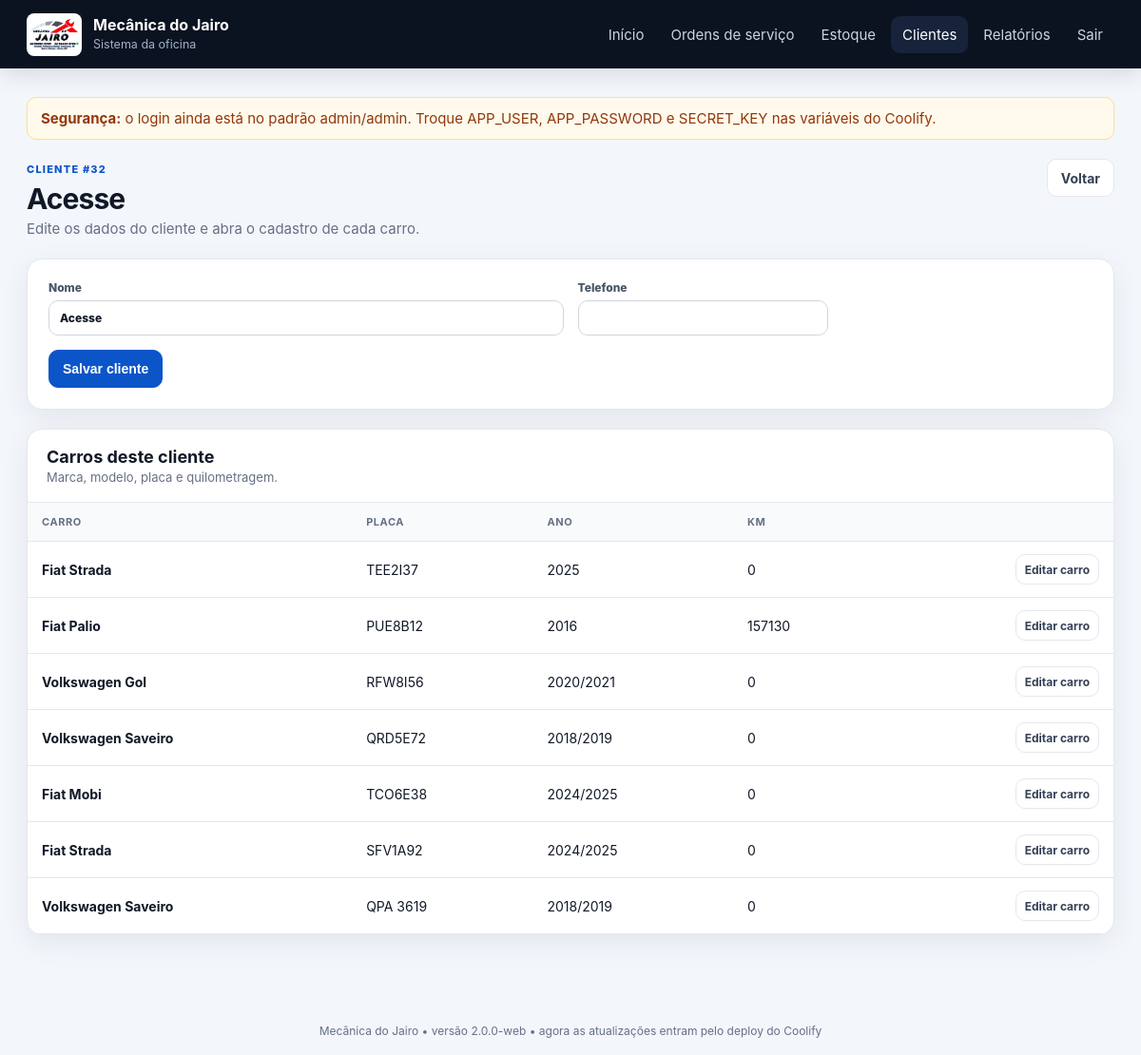
Screenshot of /clientes/32/editar (signed in) with the database file from the repository.
### tables this page shows
CREATE TABLE clientes (
                    id INTEGER PRIMARY KEY AUTOINCREMENT,
                    nome TEXT NOT NULL,
                    telefone TEXT
                );

CREATE TABLE veiculos (
                    id INTEGER PRIMARY KEY AUTOINCREMENT,
                    cliente_id INTEGER NOT NULL,
                    marca TEXT,
                    modelo TEXT,
                    placa TEXT UNIQUE,
                    ano TEXT,
                    km_atual INTEGER DEFAULT 0, km_troca_corr INTEGER DEFAULT 0, km_corr_trocada INTEGER DEFAULT 0, km_corr_proxima INTEGER DEFAULT 0,
                    FOREIGN KEY (cliente_id) REFERENCES clientes(id)
                );

### app.py (the view, shortened to what this page needs)
    @app.route("/clientes/<int:cliente_id>/editar", methods=["GET", "POST"])
    @login_required
    def cliente_editar(cliente_id):
        with connect() as con:
            cliente = con.execute("SELECT * FROM clientes WHERE id=?", (cliente_id,)).fetchone()
            veiculos = con.execute(
                "SELECT * FROM veiculos WHERE cliente_id=? ORDER BY id DESC", (cliente_id,)
            ).fetchall()
        if not cliente:
            abort(404)
        return render_template("cliente_form.html", cliente=cliente, veiculos=veiculos)

### db.py (called while the page is built)
def db_path() -> Path:
    return Path(os.environ.get("DATABASE_PATH", str(DEFAULT_DB))).expanduser().resolve()

def ensure_database_file() -> Path:
    target = db_path()
    target.parent.mkdir(parents=True, exist_ok=True)
    if not target.exists():
        if SEED_DB.exists():
            shutil.copy2(SEED_DB, target)
        else:
            sqlite3.connect(target).close()
    return target

def connect(path: Path | str | None = None) -> sqlite3.Connection:
    path = Path(path) if path else ensure_database_file()
    con = sqlite3.connect(str(path), timeout=20)
    con.row_factory = sqlite3.Row
    con.execute("PRAGMA foreign_keys=ON")
    con.execute("PRAGMA journal_mode=WAL")
    con.execute("PRAGMA synchronous=NORMAL")
    con.execute("PRAGMA busy_timeout=10000")
    return con

### templates/cliente_form.html (shortened to what this page needs)
{% extends 'base.html' %}
{% block content %}
<div class="page-heading"><div><span class="eyebrow">Cliente #{{ cliente.id }}</span><h1>{{ cliente.nome }}</h1><p>Edite os dados do cliente e abra o cadastro de cada carro.</p></div><a class="btn" href="{{ url_for('clientes') }}">Voltar</a></div>
<section class="panel form-panel">
<form method="post" class="form-grid">
<label class="span-2">Nome<input name="nome" value="{{ cliente.nome }}" required></label>
<label>Telefone<input name="telefone" value="{{ cliente.telefone or '' }}"></label>
<div class="span-all"><button class="btn primary" type="submit">Salvar cliente</button></div>
</form>
</section>
<section class="panel">
<div class="panel-head"><div><h2>Carros deste cliente</h2><p>Marca, modelo, placa e quilometragem.</p></div></div>
<div class="table-wrap"><table><thead><tr><th>Carro</th><th>Placa</th><th>Ano</th><th>KM</th><th></th></tr></thead><tbody>
{% for v in veiculos %}<tr><td><strong>{{ v.marca }} {{ v.modelo }}</strong></td><td>{{ v.placa }}</td><td>{{ v.ano or '—' }}</td><td>{{ v.km_atual or 0 }}</td><td class="actions-cell"><a class="btn small" href="{{ url_for('veiculo_editar', veiculo_id=v.id) }}">Editar carro</a></td></tr>{% else %}<tr><td colspan="5" class="empty">Nenhum carro vinculado.</td></tr>{% endfor %}
</tbody></table></div>
</section>
{% endblock %}

### static/css/app.css (style rules this page uses)
:root { --bg:#f3f6fb;--card:#fff;--ink:#111827;--muted:#667085;--line:#e4e7ec; --primary:#0b55c9;--primary-dark:#073f96;--nav:#0b1220;--danger:#c62828; --success:#087f5b;--warning:#b54708;--radius:16px;--shadow:0 8px 30px rgba(16,24,40,.07) }
* { box-sizing:border-box }
html { scroll-behavior:smooth }
body { margin:0;background:var(--bg);color:var(--ink);font-family:Inter,ui-sans-serif,-apple-system,BlinkMacSystemFont,"Segoe UI",Roboto,Arial,sans-serif;font-size:15px }
.page-heading { display:flex;justify-content:space-between;align-items:flex-start;gap:20px;margin-bottom:22px }
.page-heading h1 { font-size:30px;letter-spacing:-.03em;margin:5px 0 4px }
.page-heading p { margin:0;color:var(--muted);max-width:760px }
.eyebrow { text-transform:uppercase;letter-spacing:.11em;font-weight:800;font-size:11px;color:var(--primary) }
.btn { display:inline-flex;align-items:center;justify-content:center;gap:7px;min-height:40px;padding:9px 14px;border-radius:10px;border:1px solid var(--line);background:#fff;color:#344054;text-decoration:none;font-weight:700;font-size:14px;cursor:pointer;white-space:nowrap }
.btn.primary { background:var(--primary);border-color:var(--primary);color:#fff }
.btn.small { min-height:32px;padding:6px 9px;font-size:12px }
.panel { background:var(--card);border:1px solid var(--line);border-radius:var(--radius);box-shadow:var(--shadow);overflow:hidden;margin-bottom:20px }
.panel-head { display:flex;justify-content:space-between;align-items:center;padding:18px 20px;border-bottom:1px solid var(--line);gap:15px }
.panel-head h2 { font-size:18px;margin:0 0 3px }
.panel-head p { font-size:13px;color:var(--muted);margin:0 }
.form-panel { padding:22px }
.table-wrap { overflow:auto;width:100% }
table { width:100%;border-collapse:collapse;min-width:720px }
th,td { text-align:left;padding:13px 15px;border-bottom:1px solid var(--line);vertical-align:middle }
th { font-size:11px;color:#667085;text-transform:uppercase;letter-spacing:.05em;background:#f9fafb;position:relative }
td { font-size:14px }
.actions-cell { text-align:right;white-space:nowrap }
.actions-cell .btn { margin-left:4px }
.form-grid { display:grid;grid-template-columns:repeat(4,minmax(0,1fr));gap:15px }
.form-grid label,.form-stack label,.lookup-box label { display:flex;flex-direction:column;gap:6px;font-size:12px;font-weight:800;color:#475467 }
.form-grid input,.form-grid select,.form-grid textarea,.form-stack input,.lookup-box input,.modal-search { width:100%;border:1px solid #d0d5dd;border-radius:10px;padding:10px 11px;background:#fff;color:var(--ink);font:inherit;outline:none }
.span-2 { grid-column:span 2 }
.span-all { grid-column:1/-1 }

### rows the page displays
clientes: id "32", nome "Acesse"
veiculos: marca "Fiat", modelo "Strada", placa "TEE2I37", ano "2025", km_atual "0"
veiculos: marca "Fiat", modelo "Palio", placa "PUE8B12", ano "2016", km_atual "157130"
veiculos: marca "Volkswagen", modelo "Gol", placa "RFW8I56", ano "2020/2021", km_atual "0"
veiculos: marca "Volkswagen", modelo "Saveiro", placa "QRD5E72", ano "2018/2019", km_atual "0"
veiculos: marca "Fiat", modelo "Mobi", placa "TCO6E38", ano "2024/2025", km_atual "0"
veiculos: marca "Fiat", modelo "Strada", placa "SFV1A92", ano "2024/2025", km_atual "0"
veiculos: marca "Volkswagen", modelo "Saveiro", placa "QPA 3619", ano "2018/2019", km_atual "0"

### other values shown
{{ APP_VERSION }} "2.0.0-web"
